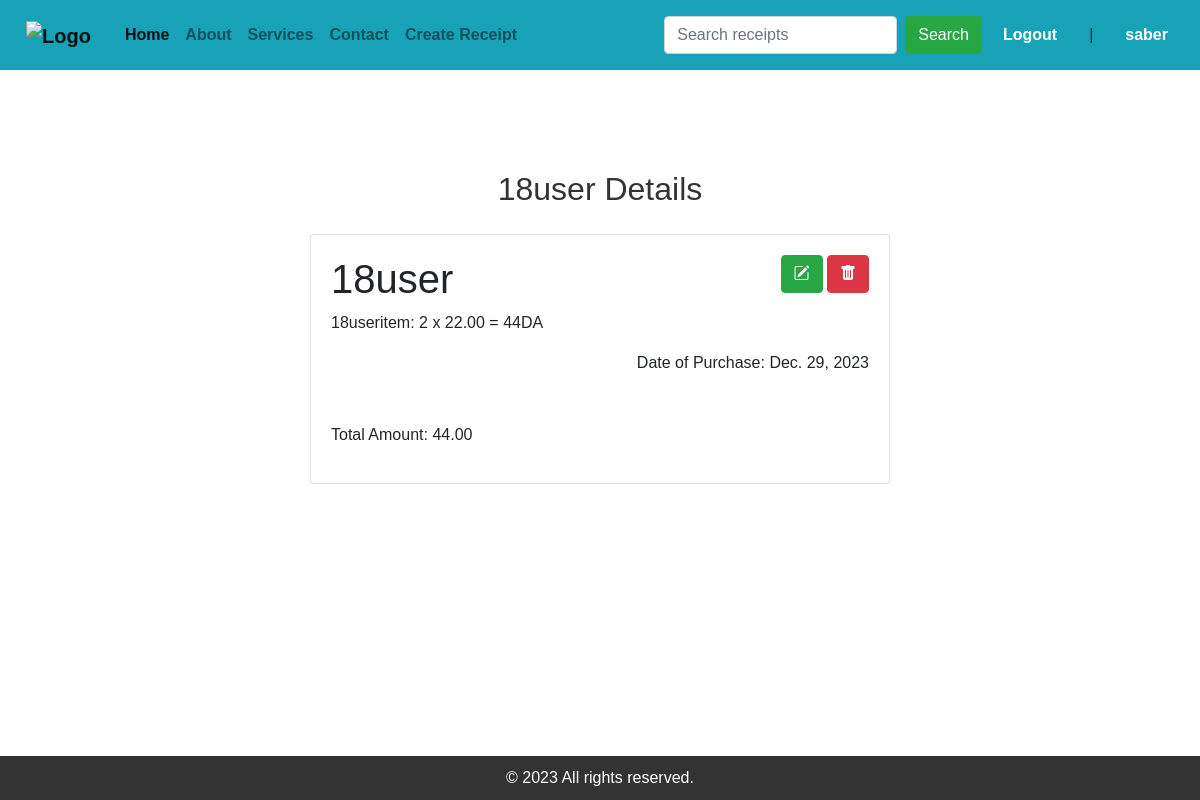
/details/12/ (signed in), run on the app's committed database.
### trackApp/models.py (models this page shows, shortened)
class Recipe(models.Model):
    options = (
        ('Ordered', 'Ordered'),
        ('Shipped', 'Shipped'),
        ('Out of Delivery', 'Out'),
        ('Arriving', 'Arriving'),
        ('Delivered', 'Delivered')
    )
    user = models.ForeignKey(User, on_delete=models.CASCADE)
    store_name = models.CharField(max_length=255)
    date_of_purchase = models.DateField()
    item = models.CharField(max_length=255)
    price = models.DecimalField(max_digits=10, decimal_places=2)
    quantity = models.IntegerField()
    status = models.CharField(max_length=30, choices=options, default='Ordered')
    def calculate_total_amount(self):
        return self.quantity * self.price

### trackApp/views.py (the view)
# urls.py: path('details/<int:pk>/', login_required(views.ReceiptDetail.as_view()), name='details'),
class ReceiptDetail(DetailView):
    model = Recipe
    template_name = 'trackApp/details.html'
    def get_context_data(self, **kwargs):
        context = super().get_context_data(**kwargs)
        return context

### templates/trackApp/details.html
{% extends 'trackApp/base.html' %}
{% block content %}
    <h2 class="text-center my-3">{{ recipe.store_name|title }} Details</h2>
    <div class="detail-div">
        <div class='row card-group'>
            <div class="col-12">
                <div class="card mb-4">
                    <div class="card-body">
                        {% if user.is_authenticated %}
                            {% if user.id == recipe.user.id %}
                                <div class="float-right">
                                    <a href="{% url 'update_receipt' recipe.pk %}" class="btn btn-success">
                                        <i class="bi bi-pencil-square"></i></a>
                                    <a href="{% url 'delete_item' recipe.id %}" class="btn btn-danger">
                                        <i class="bi bi-trash-fill"></i></a>
                                </div>
                            {% endif %}
                        {% endif %}
                        <h1>{{ recipe.store_name|title }}</h1>
                        <p>{{ recipe.item }}:
                            {{ recipe.quantity }} x {{ recipe.price }} =
                            {% widthratio recipe.quantity 1 recipe.price %}DA</p>
                        <p class="float-right">Date of Purchase: {{ recipe.date_of_purchase }}</p>
                        <br>
                        <br>
                        <br>
                        <p>Total Amount: {{ recipe.calculate_total_amount }}</p>
                    </div>
                </div>
            </div>
        </div>
    </div>
{% endblock %}

### templates/trackApp/base.html (shortened to what this page needs)
{% load static %}
{% load crispy_forms_tags %}
<!DOCTYPE html>
<html lang="en">
<head>
    <link rel="stylesheet" href="https://stackpath.bootstrapcdn.com/bootstrap/4.5.2/css/bootstrap.min.css">
    <link rel="stylesheet" href="{% static 'css/styles.css' %}">
    <link rel="stylesheet" href="https://cdn.jsdelivr.net/npm/bootstrap-icons@1.11.2/font/bootstrap-icons.min.css">
</head>
<body>
<nav class="navbar navbar-expand-lg navbar-light bg-info">
    <div class="logo">
        <a class="navbar-brand" href="{% url 'index' %}">
            <img src="{% static 'imgs/trackerlogo.png' %}" alt="Logo" width="50" height="50">
        </a>
    </div>
    <div class="collapse navbar-collapse" id="navbarNav">
        <ul class="navbar-nav">
            <li class="nav-item active">
                <a class="nav-link" href="{% url 'index' %}">Home</a>
            </li>
            <li class="nav-item">
                <a class="nav-link" href="#about">About</a>
            </li>
            <li class="nav-item">
                <a class="nav-link" href="#services">Services</a>
            </li>
            <li class="nav-item">
                <a class="nav-link" href="#contact">Contact</a>
            </li>
            <li class="nav-item">
                {% if user.is_authenticated %}
                    <a class="nav-link" href="{% url 'create_receipt' %}">Create Receipt</a>
                {% endif %}
            </li>
        </ul>
        <form class="form-inline my-2 my-lg-0 ml-auto" method="get" action="{% url 'track_item' %}">
            <input class="form-control my-2 mr-sm-2" type="number" name="search" placeholder="Search receipts"
                   aria-label="Search" min="0" step="1" required>
            <button class="btn btn-success my-2 my-sm-0" type="submit">Search</button>
        </form>
        <div class="login-logout">
            {% if user.is_authenticated %}
                <a href="{% url 'logout_user' %}" class="nav-link">Logout</a>
                <span class="nav-link">|</span>
                <a href="" class="nav-link">{{ user.username }}</a>
            {% else %}
                <i class="fas fa-user"></i>
                <a href="{% url 'login_user' %}" class="nav-link">login</a>
                <span class="nav-link">|</span>
                <a href="{% url 'register_user' %}" class="nav-link">Register</a>
            {% endif %}
        </div>
    </div>
</nav>
{% block content %}
{% endblock %}
<footer>
    &copy; 2023 All rights reserved.
</footer>
</body>
</html>

### static/css/styles.css (style rules this page uses)
body { font-family: 'Arial', sans-serif; margin: 0; padding: 0; box-sizing: border-box; }
nav { background-color: #444; padding: 10px; overflow: hidden; }
nav a { float: left; color: #fff; font-weight: bold; text-align: center; padding: 4px 10px; text-decoration: none; }
footer { background-color: #333; color: #fff; text-align: center; padding: 10px; position: fixed; bottom: 0; width: 100%; }
.logo { float: left; }
.login-logout { float: right; display: flex; align-items: center; }
h2 { text-align: center; color: #333; }
form { display: flex; flex-direction: column; }
input { padding: 10px; margin-bottom: 15px; border: 1px solid #ccc; border-radius: 4px; }
button { background-color: #007bff; color: #fff; padding: 10px; border: none; border-radius: 4px; cursor: pointer; }
a { text-decoration: none; }
.detail-div { margin: auto; width: 50%; padding: 10px; }

### data on the page
Recipe: store_name "18user", item "18useritem", quantity "2", price "22.00", quantity+price "44", date_of_purchase "Dec. 29, 2023", calculate_total_amount "44.00"

### other printed values
{{ user.username }} "saber"
